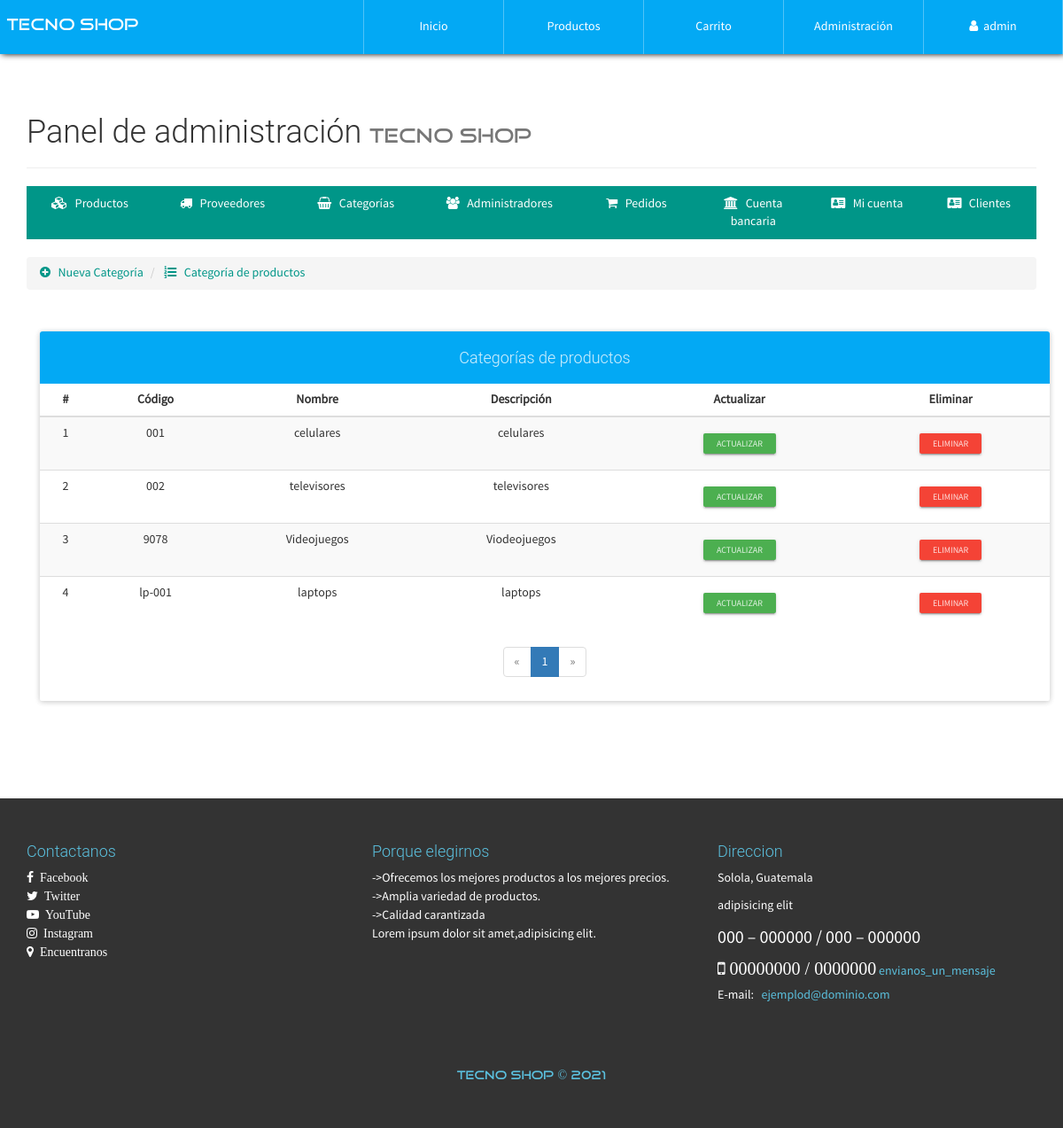
/configAdmin.php?view=categorylist (signed in), run on the app's committed database.
### tables this page shows
CREATE TABLE `categoria` (
  `CodigoCat` varchar(30) NOT NULL,
  `Nombre` varchar(30) NOT NULL,
  `Descripcion` text NOT NULL
);

### admin/categorylist-view.php (the view, shortened to what this page needs)
<ul class="breadcrumb" style="margin-bottom: 5px;">
    <li>
        <a href="configAdmin.php?view=category">
            <i class="fa fa-plus-circle" aria-hidden="true"></i> &nbsp; Nueva Categoría
        </a>
    </li>
    <li>
        <a href="configAdmin.php?view=categorylist"><i class="fa fa-list-ol" aria-hidden="true"></i> &nbsp; Categoría de productos</a>
    </li>
</ul>
<div class="container">
	<div class="row">
        <div class="col-xs-12">
            <br><br>
            <div class="panel panel-info">
                <div class="panel-heading text-center"><h4>Categorías de productos</h4></div>
                <div class="table-responsive">
                    <table class="table table-striped table-hover">
                        <thead class="">
                            <tr>
                            	<th class="text-center">#</th>
                                <th class="text-center">Código</th>
                                <th class="text-center">Nombre</th>
                                <th class="text-center">Descripción</th>
                                <th class="text-center">Actualizar</th>
                              	<th class="text-center">Eliminar</th>
                            </tr>
                        </thead>
                        <tbody>
                            <?php
                            	$mysqli = mysqli_connect(SERVER, USER, PASS, BD);
								mysqli_set_charset($mysqli, "utf8");
								$pagina = isset($_GET['pag']) ? (int)$_GET['pag'] : 1;
								$regpagina = 30;
								$inicio = ($pagina > 1) ? (($pagina * $regpagina) - $regpagina) : 0;
								$categorias=mysqli_query($mysqli,"SELECT SQL_CALC_FOUND_ROWS * FROM categoria LIMIT $inicio, $regpagina");
								$totalregistros = mysqli_query($mysqli,"SELECT FOUND_ROWS()");
								$totalregistros = mysqli_fetch_array($totalregistros, MYSQLI_ASSOC);
								$numeropaginas = ceil($totalregistros["FOUND_ROWS()"]/$regpagina);
								$cr=$inicio+1;
                              while($cate=mysqli_fetch_array($categorias, MYSQLI_ASSOC)){
                            ?>
                            <tr>
	                            <td class="text-center"><?php echo $cr; ?></td>
	                        	<td class="text-center"><?php echo $cate['CodigoCat']; ?></td>
	                        	<td class="text-center"><?php echo $cate['Nombre']; ?></td>
	                        	<td class="text-center"><?php echo $cate['Descripcion']; ?></td>
	                        	<td class="text-center">
	                        		<a href="configAdmin.php?view=categoryinfo&code=<?php echo $cate['CodigoCat']; ?>" class="btn btn-raised btn-xs btn-success">Actualizar</a>
	                        	</td>
	                        	<td class="text-center">
	                        		<form action="process/delcategori.php" method="POST" class="FormCatElec" data-form="delete">
	                        			<button type="submit" class="btn btn-raised btn-xs btn-danger">Eliminar</button>
	                        		</form>
	                        	</td>
                            </tr>
                            <?php
                            	$cr++;
                              }
                            ?>
                        </tbody>
                    </table>
                </div>
                <?php if($numeropaginas>=1): ?>
                <div class="text-center">
                  <ul class="pagination">
                    <?php if($pagina == 1): ?>
                        <li class="disabled">
                            <a>
                                <span aria-hidden="true">&laquo;</span>
                            </a>
                        </li>
                    <?php endif; ?>
                    <?php
                        for($i=1; $i <= $numeropaginas; $i++ ){
                            if($pagina == $i){
                                echo '<li class="active"><a href="configAdmin.php?view=categorylist&pag='.$i.'">'.$i.'</a></li>';
                            }else{
                                echo '<li><a href="configAdmin.php?view=categorylist&pag='.$i.'">'.$i.'</a></li>';
                            }
                        }
                    ?>
                    <?php if($pagina == $numeropaginas): ?>
                        <li class="disabled">
                            <a>
                                <span aria-hidden="true">&raquo;</span>
                            </a>
                        </li>
                    <?php endif; ?>
                  </ul>
                </div>
                <?php endif; ?>
            </div>
        </div>
	</div>
</div>

### css/style.css (style rules this page uses)
body { font-family: "FontFamilySPro"; line-height: 1.5; font-size: 1.4em; width: 100%; height: 100%; margin: 0px; padding: 0px; background-position: center center; background-repeat: no-repeat; background-attachment: fixed; background-size: cover; background-color: #fff; }
#container-page-configAdmin { background-image: url(../assets/img/font-registration.JPG); }

### data on the page
categoria: CodigoCat "001", Nombre "celulares", Descripcion "celulares"
categoria: CodigoCat "002", Nombre "televisores", Descripcion "televisores"
categoria: CodigoCat "9078", Nombre "Videojuegos", Descripcion "Viodeojuegos"
categoria: CodigoCat "lp-001", Nombre "laptops", Descripcion "laptops"

### other printed values
$_SESSION['nombreAdmin'] "admin"
